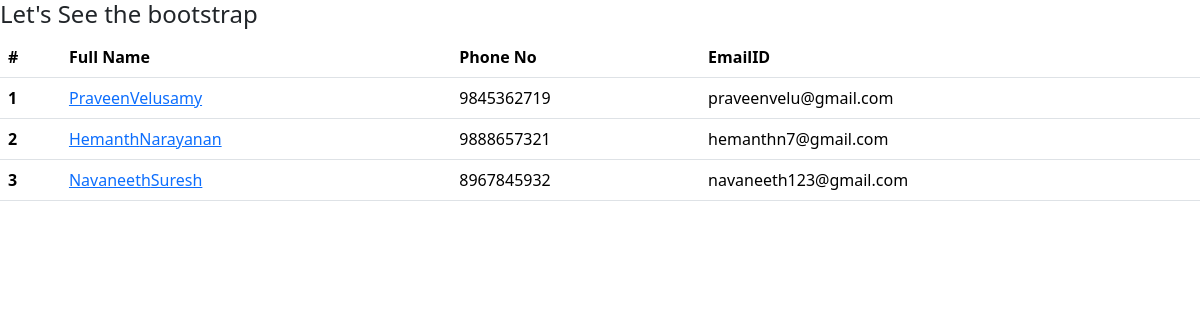
The page / on the database its author committed.
### customer/models.py (models this page shows)
class Customer(models.Model):
    firstName = models.CharField(max_length  = 50)
    lastName = models.CharField(max_length = 50)
    emailID = models.EmailField(max_length = 50,unique = True)
    passWord = models.CharField(max_length = 20)
    photo = models.ImageField(upload_to='images')
    phoneNo = models.CharField(max_length = 10,blank = True)
    userCreatedAt = models.DateTimeField(auto_now_add = True)
    userUpdatedAt = models.DateTimeField(auto_now = True)
    def __str__(self):
        return self.firstName

### djangoWebapp1/views.py (the view)
# urls.py: 2. Add a URL to urlpatterns:  path('', views.home, name='home')
def home(request):
    customer = Customer.objects.all()
    context = {
        'customer' : customer,
    }
    return render(request, 'home.html', context)

### templates/home.html (shortened to what this page needs)
{% load static %}
<!DOCTYPE html>
<html lang="en">
<head>
    <link href="https://cdn.jsdelivr.net/npm/bootstrap@5.3.3/dist/css/bootstrap.min.css" rel="stylesheet">
  </head>
<body>
    <h4>Let's See the bootstrap</h4>
      <div>
        <table class="table">
          <thead>
            <tr>
              <th scope="col">#</th>
              <th scope="col">Full Name</th>
              <th scope="col">Phone No</th>
              <th scope="col">EmailID</th>
            </tr>
          </thead>
          <tbody>
            {% for c in customer %}
            <tr>
              <th scope="row">{{ forloop.counter }}</th>
              <td><a href="{% url 'customer_details' c.id %}">{{ c.firstName }}{{ c.lastName }}</a></td>
              <td>{{ c.phoneNo }}</td>
              <td>{{ c.emailID }}</td>
            </tr>
            {% endfor %}
          </tbody>
        </table>
      </div>
</body>
</html>

### rows shown on the page
Customer: firstName "Praveen", lastName "Velusamy", phoneNo "9845362719", emailID "praveenvelu@gmail.com"
Customer: firstName "Hemanth", lastName "Narayanan", phoneNo "9888657321", emailID "hemanthn7@gmail.com"
Customer: firstName "Navaneeth", lastName "Suresh", phoneNo "8967845932", emailID "navaneeth123@gmail.com"
